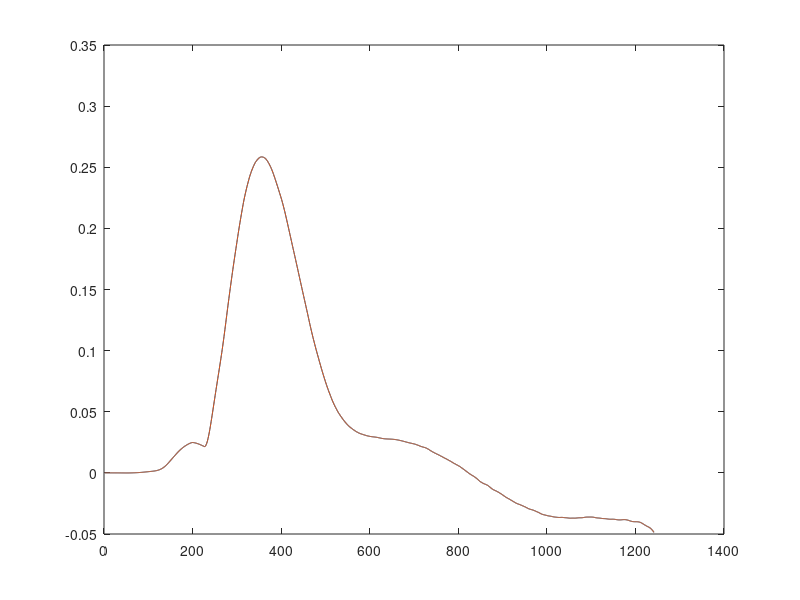

The MATLAB script that drew this image:
data = load('RSdata.mat');

x_target = data.rt_target_coordinates.signals.values(:, 1);
y_target = data.rt_target_coordinates.signals.values(:, 2);
z_target = data.rt_target_coordinates.signals.values(:, 3);

x_actual = data.rt_actual_position.signals.values(:, 1);
y_actual = data.rt_actual_position.signals.values(:, 2);
z_actual = data.rt_actual_position.signals.values(:, 3);

plot(x_target, 'DisplayName', sprintf('x target'));
hold on
plot(x_actual, 'DisplayName', sprintf('x actual'));
hold off
